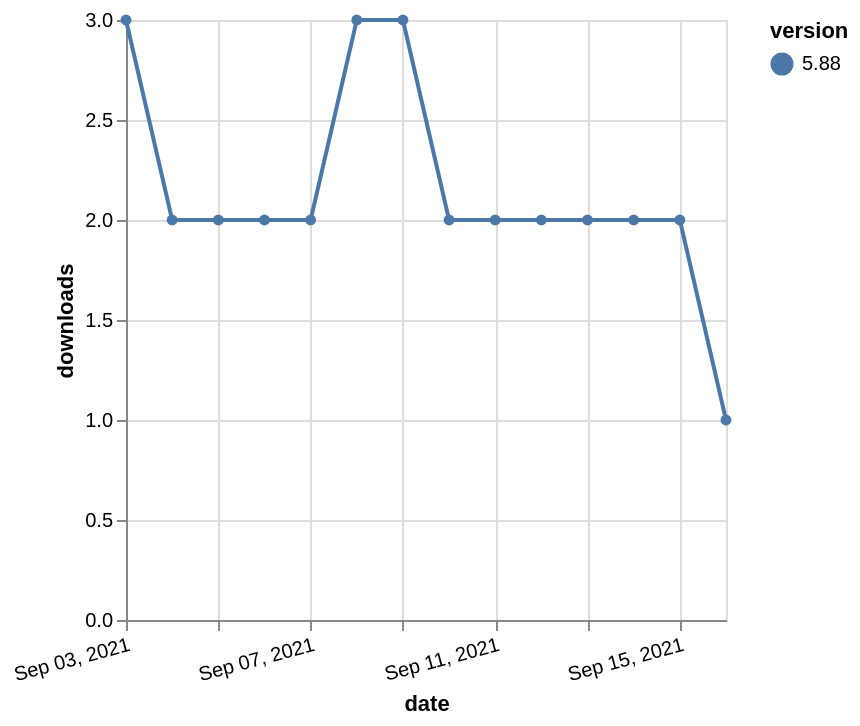

Express this chart as Vega-Lite.
### Vega-Lite specification from a JSON file in a GitHub repository (floating-point values rounded to 4 significant figures)
{"$schema": "https://vega.github.io/schema/vega-lite/v5.json", "description": "A simple bar chart with embedded data.", "data": {"values": [{"date": "2021-09-03", "total": 2773, "delta": 3, "version": "5.88"}, {"date": "2021-09-04", "total": 2775, "delta": 2, "version": "5.88"}, {"date": "2021-09-05", "total": 2777, "delta": 2, "version": "5.88"}, {"date": "2021-09-06", "total": 2779, "delta": 2, "version": "5.88"}, {"date": "2021-09-07", "total": 2781, "delta": 2, "version": "5.88"}, {"date": "2021-09-08", "total": 2784, "delta": 3, "version": "5.88"}, {"date": "2021-09-09", "total": 2787, "delta": 3, "version": "5.88"}, {"date": "2021-09-10", "total": 2789, "delta": 2, "version": "5.88"}, {"date": "2021-09-11", "total": 2791, "delta": 2, "version": "5.88"}, {"date": "2021-09-12", "total": 2793, "delta": 2, "version": "5.88"}, {"date": "2021-09-13", "total": 2795, "delta": 2, "version": "5.88"}, {"date": "2021-09-14", "total": 2797, "delta": 2, "version": "5.88"}, {"date": "2021-09-15", "total": 2799, "delta": 2, "version": "5.88"}, {"date": "2021-09-16", "total": 2800, "delta": 1, "version": "5.88"}]}, "width": "container", "mark": {"type": "line", "point": {"filled": true}}, "encoding": {"x": {"field": "date", "type": "temporal", "timeUnit": "yearmonthdate", "title": "date", "axis": {"labelAngle": -15}}, "y": {"field": "delta", "type": "quantitative", "title": "downloads"}, "color": {"field": "version", "type": "nominal"}, "tooltip": {"field": "delta"}}}
